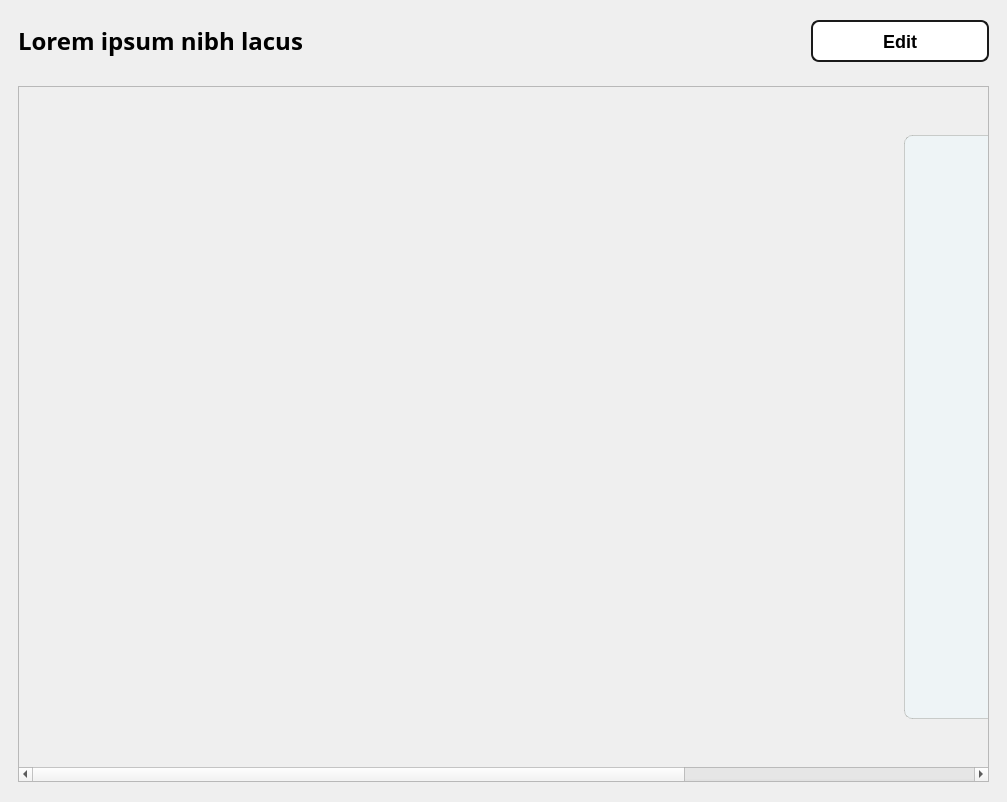
<?xml version="1.0" encoding="UTF-8"?>
<ui version="4.0">
 <class>TrainingDetailPage</class>
 <widget class="QWidget" name="TrainingDetailPage">
  <property name="geometry">
   <rect>
    <x>0</x>
    <y>0</y>
    <width>1007</width>
    <height>802</height>
   </rect>
  </property>
  <property name="windowTitle">
   <string>Form</string>
  </property>
  <property name="styleSheet">
   <string notr="true">#backButton {
	background: transparent;
	border: none;
	font-family: Open Sans;
	font-size: 24px;
	font-weight: 600;
	line-height: 34px;
	letter-spacing: 0%;
}

#editButton {
	background-color: white;
	border: 1.5px solid #1a1a1a;
	border-radius: 8px;
	font-size: 18px;
	line-height: 24px;
	font-weight: 500;
}

#trainingStatusPanel {
	background-color: #EEF4F6;
	border-radius: 8px;
	border: 1px solid #34343426;
}</string>
  </property>
  <layout class="QVBoxLayout" name="mainLayout">
   <property name="spacing">
    <number>24</number>
   </property>
   <property name="leftMargin">
    <number>18</number>
   </property>
   <property name="topMargin">
    <number>20</number>
   </property>
   <property name="rightMargin">
    <number>18</number>
   </property>
   <property name="bottomMargin">
    <number>20</number>
   </property>
   <item>
    <layout class="QHBoxLayout" name="headerLayout">
     <item>
      <widget class="QPushButton" name="backButton">
       <property name="minimumSize">
        <size>
         <width>24</width>
         <height>34</height>
        </size>
       </property>
       <property name="maximumSize">
        <size>
         <width>307</width>
         <height>34</height>
        </size>
       </property>
       <property name="text">
        <string>Lorem ipsum nibh lacus</string>
       </property>
       <property name="icon">
        <iconset resource="../../../../../Resources/Resources.qrc">
         <normaloff>:/images/nav_back.svg</normaloff>:/images/nav_back.svg</iconset>
       </property>
       <property name="iconSize">
        <size>
         <width>24</width>
         <height>24</height>
        </size>
       </property>
      </widget>
     </item>
     <item>
      <spacer name="horizontalSpacer">
       <property name="orientation">
        <enum>Qt::Orientation::Horizontal</enum>
       </property>
       <property name="sizeHint" stdset="0">
        <size>
         <width>40</width>
         <height>20</height>
        </size>
       </property>
      </spacer>
     </item>
     <item>
      <widget class="QPushButton" name="editButton">
       <property name="minimumSize">
        <size>
         <width>178</width>
         <height>42</height>
        </size>
       </property>
       <property name="maximumSize">
        <size>
         <width>178</width>
         <height>42</height>
        </size>
       </property>
       <property name="text">
        <string>Edit</string>
       </property>
      </widget>
     </item>
    </layout>
   </item>
   <item>
    <widget class="QScrollArea" name="scrollArea">
     <property name="widgetResizable">
      <bool>true</bool>
     </property>
     <property name="alignment">
      <set>Qt::AlignmentFlag::AlignLeading|Qt::AlignmentFlag::AlignLeft|Qt::AlignmentFlag::AlignTop</set>
     </property>
     <widget class="QWidget" name="container">
      <property name="geometry">
       <rect>
        <x>0</x>
        <y>0</y>
        <width>1399</width>
        <height>675</height>
       </rect>
      </property>
      <layout class="QHBoxLayout" name="containerLayout">
       <property name="spacing">
        <number>18</number>
       </property>
       <property name="leftMargin">
        <number>0</number>
       </property>
       <property name="topMargin">
        <number>0</number>
       </property>
       <property name="rightMargin">
        <number>0</number>
       </property>
       <property name="bottomMargin">
        <number>0</number>
       </property>
       <item>
        <widget class="TrainingDetailMainPanel" name="mainPanel" native="true">
         <property name="sizePolicy">
          <sizepolicy hsizetype="Fixed" vsizetype="Fixed">
           <horstretch>0</horstretch>
           <verstretch>0</verstretch>
          </sizepolicy>
         </property>
         <property name="minimumSize">
          <size>
           <width>867</width>
           <height>584</height>
          </size>
         </property>
         <property name="maximumSize">
          <size>
           <width>867</width>
           <height>584</height>
          </size>
         </property>
         <property name="styleSheet">
          <string notr="true">QScrollBar:vertical {
    background: #F0F0F0;
    width: 6px;
    margin: 0px;
    border-radius: 3px;
}
QScrollBar::handle:vertical {
    background: #2D1457;
    min-height: 30px;
    border-radius: 3px;
}
QScrollBar::add-line:vertical,
QScrollBar::sub-line:vertical,
QScrollBar::add-page:vertical,
QScrollBar::sub-page:vertical {
    background: none;
}
QScrollBar:horizontal {
    background: #F0F0F0;
    height: 6px;
    margin: 0px;
    border-radius: 3px;
}
QScrollBar::handle:horizontal {
    background: #2D1457;
    min-width: 30px;
    border-radius: 3px;
}
QScrollBar::add-line:horizontal,
QScrollBar::sub-line:horizontal,
QScrollBar::add-page:horizontal,
QScrollBar::sub-page:horizontal {
    background: none;
}</string>
         </property>
        </widget>
       </item>
       <item>
        <widget class="TrainingStatusPanel" name="trainingStatusPanel" native="true">
         <property name="sizePolicy">
          <sizepolicy hsizetype="Fixed" vsizetype="Fixed">
           <horstretch>0</horstretch>
           <verstretch>0</verstretch>
          </sizepolicy>
         </property>
         <property name="minimumSize">
          <size>
           <width>514</width>
           <height>584</height>
          </size>
         </property>
         <property name="maximumSize">
          <size>
           <width>514</width>
           <height>584</height>
          </size>
         </property>
        </widget>
       </item>
      </layout>
     </widget>
    </widget>
   </item>
  </layout>
 </widget>
 <customwidgets>
  <customwidget>
   <class>TrainingDetailMainPanel</class>
   <extends>QWidget</extends>
   <header>trainingdetailmainpanel.h</header>
   <container>1</container>
  </customwidget>
  <customwidget>
   <class>TrainingStatusPanel</class>
   <extends>QWidget</extends>
   <header>trainingstatuspanel.h</header>
   <container>1</container>
  </customwidget>
 </customwidgets>
 <resources>
  <include location="../../../../../Resources/Resources.qrc"/>
 </resources>
 <connections/>
</ui>
